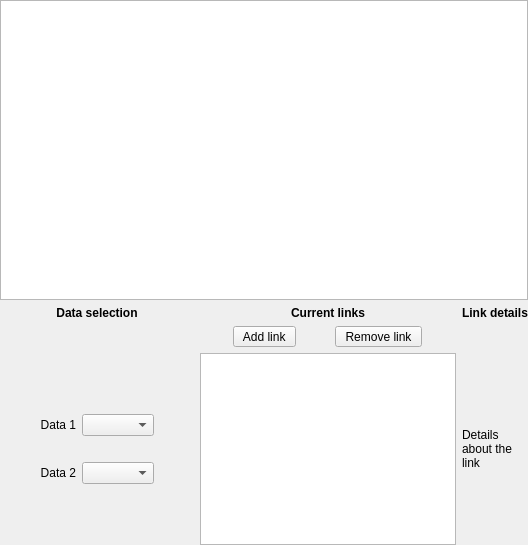
<?xml version="1.0" encoding="UTF-8"?>
<ui version="4.0">
 <class>LinkEditorWidget</class>
 <widget class="QWidget" name="LinkEditorWidget">
  <property name="geometry">
   <rect>
    <x>0</x>
    <y>0</y>
    <width>808</width>
    <height>660</height>
   </rect>
  </property>
  <property name="windowTitle">
   <string>Link Editor</string>
  </property>
  <layout class="QVBoxLayout" name="verticalLayout_2">
   <property name="sizeConstraint">
    <enum>QLayout::SetFixedSize</enum>
   </property>
   <property name="leftMargin">
    <number>0</number>
   </property>
   <property name="topMargin">
    <number>0</number>
   </property>
   <property name="rightMargin">
    <number>0</number>
   </property>
   <property name="bottomMargin">
    <number>0</number>
   </property>
   <item>
    <widget class="DataGraphWidget" name="graph_widget">
     <property name="sizePolicy">
      <sizepolicy hsizetype="Preferred" vsizetype="Preferred">
       <horstretch>0</horstretch>
       <verstretch>0</verstretch>
      </sizepolicy>
     </property>
     <property name="minimumSize">
      <size>
       <width>0</width>
       <height>300</height>
      </size>
     </property>
     <property name="verticalScrollBarPolicy">
      <enum>Qt::ScrollBarAlwaysOff</enum>
     </property>
     <property name="horizontalScrollBarPolicy">
      <enum>Qt::ScrollBarAlwaysOff</enum>
     </property>
    </widget>
   </item>
   <item>
    <layout class="QGridLayout" name="gridLayout_2">
     <property name="sizeConstraint">
      <enum>QLayout::SetFixedSize</enum>
     </property>
     <item row="3" column="0">
      <layout class="QGridLayout" name="gridLayout_3">
       <item row="2" column="2">
        <spacer name="verticalSpacer_2">
         <property name="orientation">
          <enum>Qt::Vertical</enum>
         </property>
         <property name="sizeType">
          <enum>QSizePolicy::Fixed</enum>
         </property>
         <property name="sizeHint" stdset="0">
          <size>
           <width>20</width>
           <height>20</height>
          </size>
         </property>
        </spacer>
       </item>
       <item row="0" column="2">
        <spacer name="verticalSpacer">
         <property name="orientation">
          <enum>Qt::Vertical</enum>
         </property>
         <property name="sizeHint" stdset="0">
          <size>
           <width>20</width>
           <height>40</height>
          </size>
         </property>
        </spacer>
       </item>
       <item row="1" column="0">
        <spacer name="horizontalSpacer_4">
         <property name="orientation">
          <enum>Qt::Horizontal</enum>
         </property>
         <property name="sizeHint" stdset="0">
          <size>
           <width>40</width>
           <height>20</height>
          </size>
         </property>
        </spacer>
       </item>
       <item row="1" column="3">
        <spacer name="horizontalSpacer_5">
         <property name="orientation">
          <enum>Qt::Horizontal</enum>
         </property>
         <property name="sizeHint" stdset="0">
          <size>
           <width>40</width>
           <height>20</height>
          </size>
         </property>
        </spacer>
       </item>
       <item row="4" column="2">
        <spacer name="verticalSpacer_3">
         <property name="orientation">
          <enum>Qt::Vertical</enum>
         </property>
         <property name="sizeHint" stdset="0">
          <size>
           <width>20</width>
           <height>40</height>
          </size>
         </property>
        </spacer>
       </item>
       <item row="1" column="2">
        <widget class="QComboBox" name="combosel_data1"/>
       </item>
       <item row="1" column="1">
        <widget class="QLabel" name="label_2">
         <property name="text">
          <string>Data 1</string>
         </property>
         <property name="alignment">
          <set>Qt::AlignRight|Qt::AlignTrailing|Qt::AlignVCenter</set>
         </property>
        </widget>
       </item>
       <item row="3" column="2">
        <widget class="QComboBox" name="combosel_data2"/>
       </item>
       <item row="3" column="1">
        <widget class="QLabel" name="label_3">
         <property name="text">
          <string>Data 2</string>
         </property>
         <property name="alignment">
          <set>Qt::AlignRight|Qt::AlignTrailing|Qt::AlignVCenter</set>
         </property>
        </widget>
       </item>
      </layout>
     </item>
     <item row="1" column="1">
      <layout class="QHBoxLayout" name="horizontalLayout_4">
       <item>
        <widget class="QToolButton" name="button_add_link">
         <property name="text">
          <string> Add link </string>
         </property>
         <property name="popupMode">
          <enum>QToolButton::InstantPopup</enum>
         </property>
        </widget>
       </item>
       <item>
        <widget class="QToolButton" name="button_remove_link">
         <property name="text">
          <string> Remove link </string>
         </property>
        </widget>
       </item>
      </layout>
     </item>
     <item row="0" column="1">
      <widget class="QLabel" name="label_6">
       <property name="font">
        <font>
         <weight>75</weight>
         <bold>true</bold>
        </font>
       </property>
       <property name="text">
        <string>Current links</string>
       </property>
       <property name="alignment">
        <set>Qt::AlignCenter</set>
       </property>
      </widget>
     </item>
     <item row="3" column="1">
      <widget class="QListWidget" name="listsel_current_link"/>
     </item>
     <item row="0" column="2">
      <widget class="QLabel" name="label_7">
       <property name="font">
        <font>
         <weight>75</weight>
         <bold>true</bold>
        </font>
       </property>
       <property name="text">
        <string>Link details</string>
       </property>
       <property name="alignment">
        <set>Qt::AlignCenter</set>
       </property>
      </widget>
     </item>
     <item row="1" column="2">
      <spacer name="horizontalSpacer">
       <property name="orientation">
        <enum>Qt::Horizontal</enum>
       </property>
       <property name="sizeHint" stdset="0">
        <size>
         <width>40</width>
         <height>20</height>
        </size>
       </property>
      </spacer>
     </item>
     <item row="0" column="0">
      <widget class="QLabel" name="label_5">
       <property name="font">
        <font>
         <weight>75</weight>
         <bold>true</bold>
        </font>
       </property>
       <property name="text">
        <string>Data selection</string>
       </property>
       <property name="alignment">
        <set>Qt::AlignCenter</set>
       </property>
      </widget>
     </item>
     <item row="3" column="2">
      <layout class="QVBoxLayout" name="verticalLayout">
       <item>
        <widget class="QLabel" name="link_details">
         <property name="text">
          <string>Details about the link</string>
         </property>
         <property name="wordWrap">
          <bool>true</bool>
         </property>
        </widget>
       </item>
       <item>
        <layout class="QGridLayout" name="link_io">
         <property name="sizeConstraint">
          <enum>QLayout::SetFixedSize</enum>
         </property>
         <property name="horizontalSpacing">
          <number>10</number>
         </property>
         <property name="verticalSpacing">
          <number>5</number>
         </property>
        </layout>
       </item>
      </layout>
     </item>
    </layout>
   </item>
  </layout>
 </widget>
 <customwidgets>
  <customwidget>
   <class>DataGraphWidget</class>
   <extends>QGraphicsView</extends>
   <header>glue.dialogs.link_editor.qt.data_graph</header>
   <container>1</container>
  </customwidget>
 </customwidgets>
 <resources/>
 <connections/>
</ui>
